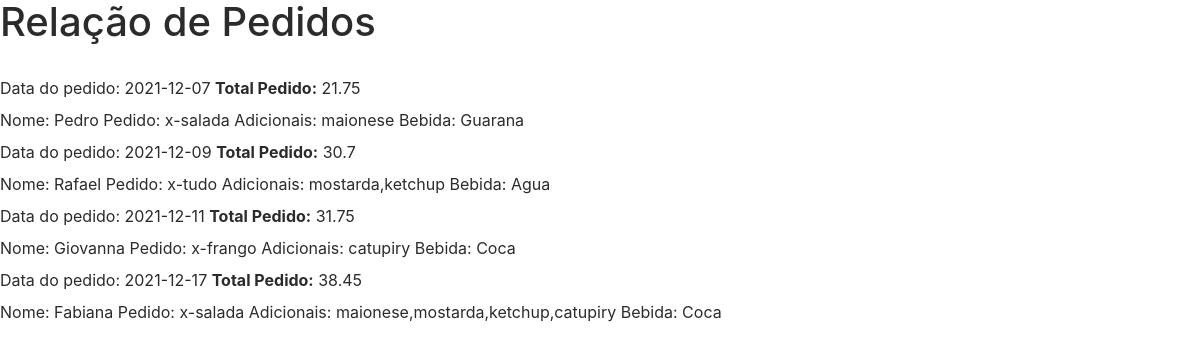
/view/relatorioTodosPedidos.php, run on an earlier commit of the app's database.
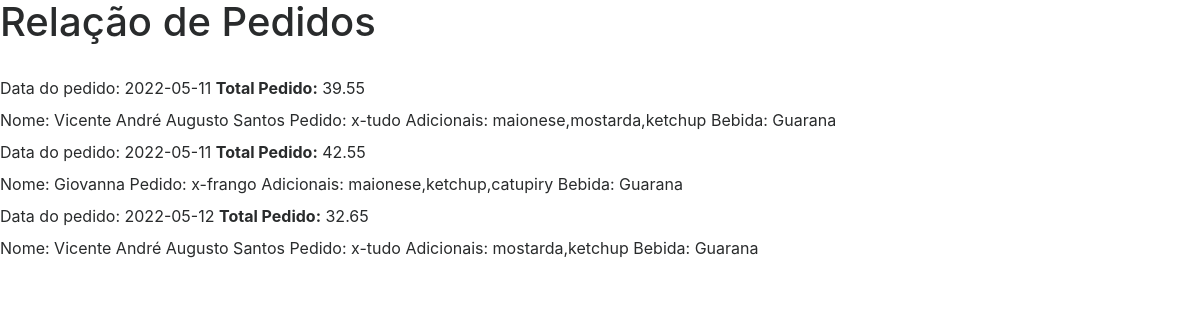
And on a later commit of the database.
### tables this page shows
CREATE TABLE `pedido` (
  `id` int(11) NOT NULL,
  `cod` int(11) NOT NULL,
  `nome` varchar(60) NOT NULL,
  `tipoLanche` varchar(60) NOT NULL,
  `adicionais` varchar(3) NOT NULL,
  `bebida` varchar(3) NOT NULL,
  `bebidaGelada` varchar(3) NOT NULL,
  `tipoBebida` varchar(60) NOT NULL,
  `data` varchar(60) NOT NULL,
  `observacoes` varchar(100) NOT NULL,
  `ckAdicionais` varchar(60) NOT NULL,
  `totalPedido` float NOT NULL
);

### model/pedido.php (called while the page is built, shortened)
<?php
class Pedido
{
	public function listarTodos($conexao)
	{
		$sqlstring = "Select * from pedido";
		$dados = $conexao->query($sqlstring);
		return $dados;
	}
}

### view/relatorioTodosPedidos.php (the view)
<?php
include "header.php";
require "../model/conexao.php";
require "../model/pedido.php";
$objPedido = new Pedido();
$dadosP = $objPedido->listarTodos($conexao);
?>
<body>
	<h1>Relação de Pedidos</h1>
	<?php
	while ($objPed = $dadosP->fetch_object()) {
	?>
		<br><label>Data do pedido:</label>
		<label><?php echo $objPed->data; ?></label>
		<label style="font-weight:bold;"> Total Pedido:</label> <?php echo $objPed->totalPedido; ?>
		<br><label>Nome:</label>
		<label><?php echo $objPed->nome; ?></label>
		<label>Pedido:</label>
		<label><?php echo $objPed->tipoLanche; ?></label>
		<label>Adicionais:</label>
		<label><?php echo $objPed->ckAdicionais; ?></label>
		<label>Bebida:</label>
		<label><?php echo $objPed->tipoBebida; ?></label>
	<?php }
	?>
</body>

### view/header.php (shortened to what this page needs)
<!DOCTYPE html>
<html lang="pt">
<head>
	<link rel="stylesheet" href="../public/css/bootstrap.min.css">
	<link rel="stylesheet" href="../public/css/style.css">
</head>

What changed in the data, as far as the page shows it:
removed pedido: data "2021-12-07", totalPedido "21.75", nome "Pedro", tipoLanche "x-salada", ckAdicionais "maionese", tipoBebida "Guarana"
removed pedido: data "2021-12-09", totalPedido "30.7", nome "Rafael", tipoLanche "x-tudo", ckAdicionais "mostarda,ketchup", tipoBebida "Agua"
removed pedido: data "2021-12-11", totalPedido "31.75", nome "Giovanna", tipoLanche "x-frango", ckAdicionais "catupiry", tipoBebida "Coca"
removed pedido: data "2021-12-17", totalPedido "38.45", nome "Fabiana", tipoLanche "x-salada", ckAdicionais "maionese,mostarda,ketchup,catupiry", tipoBebida "Coca"
added pedido: data "2022-05-11", totalPedido "39.55", nome "Vicente André Augusto Santos", tipoLanche "x-tudo", ckAdicionais "maionese,mostarda,ketchup", tipoBebida "Guarana"
added pedido: data "2022-05-11", totalPedido "42.55", nome "Giovanna", tipoLanche "x-frango", ckAdicionais "maionese,ketchup,catupiry", tipoBebida "Guarana"
added pedido: data "2022-05-12", totalPedido "32.65", nome "Vicente André Augusto Santos", tipoLanche "x-tudo", ckAdicionais "mostarda,ketchup", tipoBebida "Guarana"
